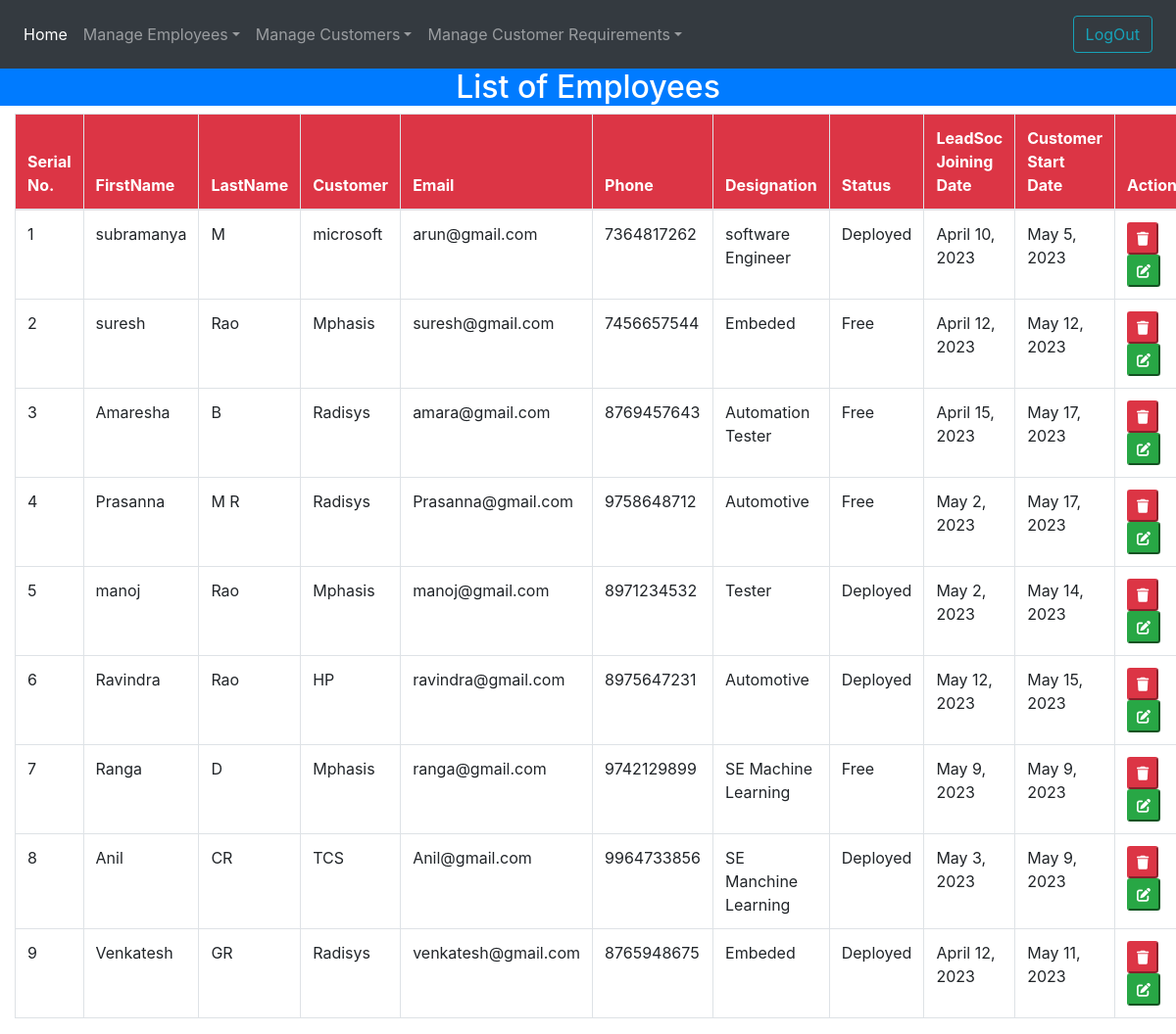
Page /showemp on the committed database.
### emp_data/models.py (models this page shows, shortened)
class Employee(models.Model):
    eFname = models.CharField(max_length=50,null=True)
    eLname = models.CharField(max_length=50,null=True)
    refer_Customer = models.ForeignKey(Customer, on_delete = models.CASCADE,db_column='cName',null=True)
    eEmail = models.EmailField(max_length=200,null=True)
    ePhone = models.CharField(max_length=50,null=True)
    eExperience = models.IntegerField(default=0,null=True)
    eskills = models.CharField(max_length=100,null=True)
    eRole = models.CharField(max_length=50,null=True) # designation
    eMP_Type = models.CharField(max_length=30,null=True) # either sales,software engineer, account
    estatus = models.CharField(max_length=100,null=True) # either free or deployed
    leadsoc_joining_date = models.DateField(null=True)
    customer_start_date = models.DateField(null=True)
    remarks = models.CharField(max_length=30,null=True) # about employee
    class Meta:
        db_table = "employee"

class Customer(models.Model):
    cName = models.CharField(max_length=50,null=True)
    cEmail = models.EmailField(null=True)
    cUrl = models.CharField(max_length=50,null=True)
    class Meta:
        db_table = "customer"
    def __str__(self):
        return str(self.cName)

### emp_data/views.py (the view)
# urls.py: path('showemp', views.showemp),
def showemp(request):
    employees = Employee.objects.all()
    return render(request, "showemp.html", {'employees':employees})

### emp_data/templates/showemp.html
{% extends 'basic.html' %}
{% block body %}
<center>
  <div>
    <h2 class="bg-primary text-white">List of Employees</h2>
  </div>
</center>
<div class="container-fluid">
  <table class="table table-bordered table-hover" id="example">
    <thead class="bg-danger text-white">
      <tr>
        <th>Serial No.</th>
        <th>FirstName</th>
        <th>LastName</th>
        <th>Customer</th>
        <th>Email</th>
        <th>Phone</th>
        <th>Designation</th>
        <th>Status</th>
        <th>LeadSoc Joining Date</th>
        <th>Customer Start Date</th>
        <th>Action</th>
      </tr>
    </thead>
    <tbody>
      {% for employee in employees %}
      <tr>
        <td>{{forloop.counter}}</td>
        <td>{{employee.eFname}}</td>
        <td>{{employee.eLname}}</td>
        <td>{{employee.refer_Customer}}</td>
        <td>{{employee.eEmail}}</td>
        <td>{{employee.ePhone}}</td>
        <td>{{employee.eRole}}</td>
        <td>{{employee.estatus}}</td>
        <td>{{employee.leadsoc_joining_date}}</td>
        <td>{{employee.customer_start_date}}</td>
        <td>
          <button class="btn-danger btn-sm" onclick="location.href='/deleteEmp/{{employee.eFname}}'"><i
              class="fa-solid fa-trash"></i></button>
          <button class="btn-success btn-sm" onclick="location.href='/editemp/{{employee.eFname}}'"><i
              class="fa-solid fa-pen-to-square"></i></button>
        </td>
      </tr>
      {% endfor %}
    </tbody>
  </table>
</div>
{% endblock %}

### rows in the picture
Employee: eFname "subramanya", eLname "M", refer_Customer "microsoft", eEmail "arun@gmail.com", ePhone "7364817262", eRole "software Engineer", estatus "Deployed", leadsoc_joining_date "April 10, 2023", customer_start_date "May 5, 2023"
Employee: eFname "suresh", eLname "Rao", refer_Customer "Mphasis", eEmail "suresh@gmail.com", ePhone "7456657544", eRole "Embeded", estatus "Free", leadsoc_joining_date "April 12, 2023", customer_start_date "May 12, 2023"
Employee: eFname "Amaresha", eLname "B", refer_Customer "Radisys", eEmail "amara@gmail.com", ePhone "8769457643", eRole "Automation Tester", estatus "Free", leadsoc_joining_date "April 15, 2023", customer_start_date "May 17, 2023"
Employee: eFname "Prasanna", eLname "M R", refer_Customer "Radisys", eEmail "Prasanna@gmail.com", ePhone "9758648712", eRole "Automotive", estatus "Free", leadsoc_joining_date "May 2, 2023", customer_start_date "May 17, 2023"
Employee: eFname "manoj", eLname "Rao", refer_Customer "Mphasis", eEmail "manoj@gmail.com", ePhone "8971234532", eRole "Tester", estatus "Deployed", leadsoc_joining_date "May 2, 2023", customer_start_date "May 14, 2023"
Employee: eFname "Ravindra", eLname "Rao", refer_Customer "HP", eEmail "ravindra@gmail.com", ePhone "8975647231", eRole "Automotive", estatus "Deployed", leadsoc_joining_date "May 12, 2023", customer_start_date "May 15, 2023"
Employee: eFname "Ranga", eLname "D", refer_Customer "Mphasis", eEmail "ranga@gmail.com", ePhone "9742129899", eRole "SE Machine Learning", estatus "Free", leadsoc_joining_date "May 9, 2023", customer_start_date "May 9, 2023"
Employee: eFname "Anil", eLname "CR", refer_Customer "TCS", eEmail "Anil@gmail.com", ePhone "9964733856", eRole "SE Manchine Learning", estatus "Deployed", leadsoc_joining_date "May 3, 2023", customer_start_date "May 9, 2023"
Employee: eFname "Venkatesh", eLname "GR", refer_Customer "Radisys", eEmail "venkatesh@gmail.com", ePhone "8765948675", eRole "Embeded", estatus "Deployed", leadsoc_joining_date "April 12, 2023", customer_start_date "May 11, 2023"
